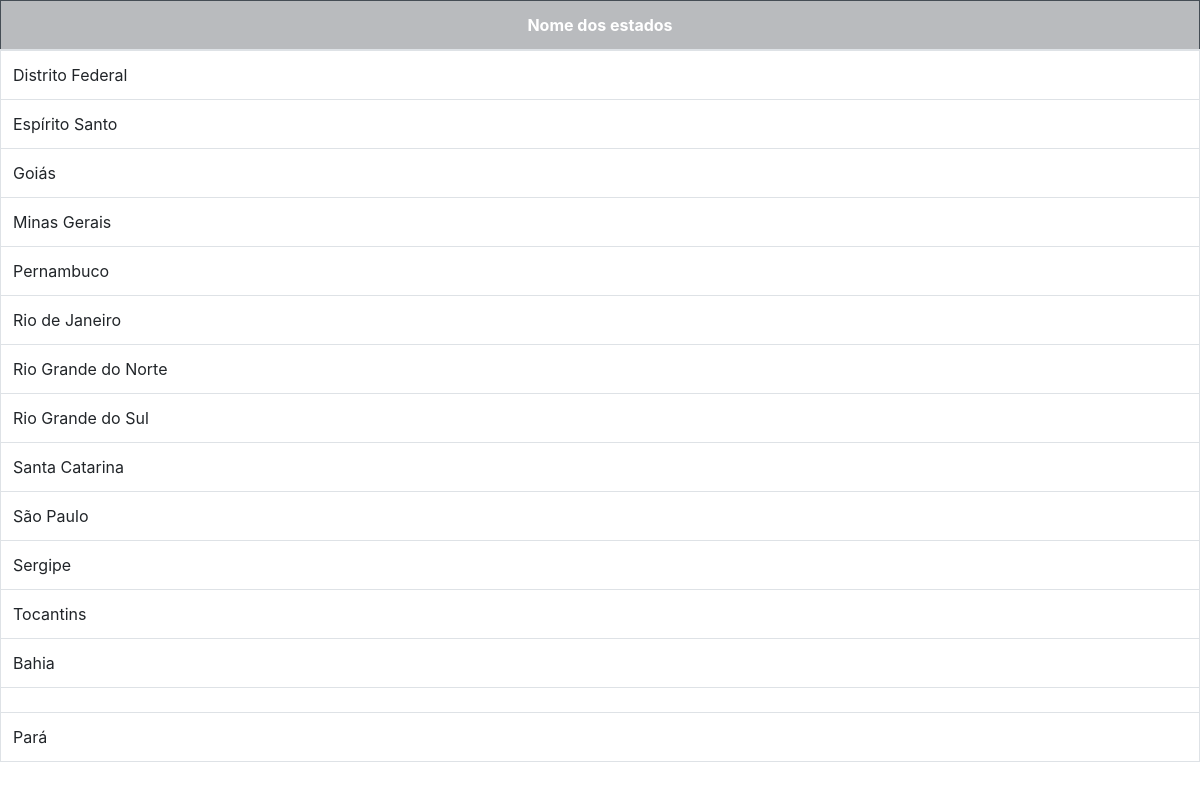
The page / on the database its author committed.
### tables this page shows
CREATE TABLE "estados" ("id" integer not null primary key autoincrement, "nome" varchar not null, "sigla" varchar not null, "created_at" datetime null, "updated_at" datetime null);

### index.php (called while the page is built)
<?php
require_once 'connection.php';
$estados = $connection->query("SELECT * FROM estados");
require 'estadosView.php';

### estadosView.php (the view, shortened to what this page needs)
<!DOCTYPE html>
<html lang="en">
<head>
    <link rel="stylesheet" href="https://stackpath.bootstrapcdn.com/bootstrap/4.5.2/css/bootstrap.min.css">
</head>
<body>
    <div class="table-responsive">
    <table class="table table-bordered table-hover table-striped">
    <thead>
    <tr class="table-dark">
    <th class="text-center">Nome dos estados</th>
    </tr>
    </thead>
        <?php
        while($e = $estados->fetch()){
            echo  "<td>" .$e["nome"]."</td>";
        }
        ?>
     </table>
     </div>
</body>
</html>

### rows shown on the page
estados: nome "Distrito Federal"
estados: nome "Espírito Santo"
estados: nome "Goiás"
estados: nome "Minas Gerais"
estados: nome "Pernambuco"
estados: nome "Rio de Janeiro"
estados: nome "Rio Grande do Norte"
estados: nome "Rio Grande do Sul"
estados: nome "Santa Catarina"
estados: nome "São Paulo"
estados: nome "Sergipe"
estados: nome "Tocantins"
estados: nome "Bahia"
estados: nome "Pará"
